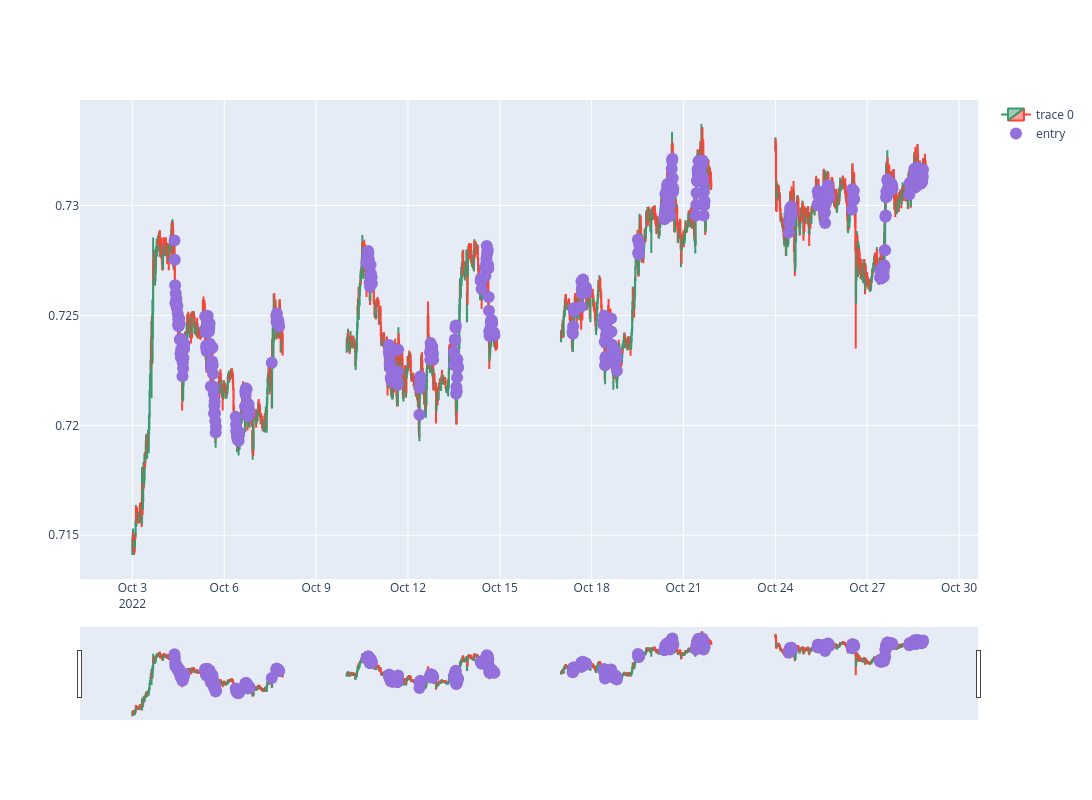

The notebook cell saved with this chart:
### Code cell
start_date_chart = '2022-10-1 00:00'
end_date_chart = '2022-10-30 00:00'
dfpl = df_m15.loc[start_date_chart : end_date_chart]#.set_index("Gmt time")

# Create a plot with 2 rows
fig = make_subplots(rows=1, cols=1)

# Add candlestick plot on the first row
fig.add_trace(go.Candlestick(x=dfpl.index,
                             open=dfpl['Open'],
                             high=dfpl['High'],
                             low=dfpl['Low'],
                             close=dfpl['Close']),
              row=1, col=1)

# Add markers for entry point m15
fig.add_trace(go.Scatter(x=dfpl.index, y=dfpl['pointpos'], mode="markers",
                         marker=dict(size=12, color="MediumPurple"),
                         name="entry"),
              row=1, col=1)

fig.update_layout(width=1500, height=800, sliders=[])
fig.show()

### Figure 1 — Plotly figure (JSON) as saved in the notebook; plotly's stock layout.template omitted (floating-point values rounded to 4 significant figures; data arrays with more than 128 entries replaced by an {"elided": "..."} marker saying what was removed)
{"data": [{"close": {"elided": "1888 float values"}, "high": {"elided": "1888 float values"}, "low": {"elided": "1888 float values"}, "open": {"elided": "1888 float values"}, "type": "candlestick", "x": {"elided": "1888 str values"}, "xaxis": "x", "yaxis": "y"}, {"marker": {"color": "MediumPurple", "size": 12}, "mode": "markers", "name": "entry", "type": "scatter", "x": {"elided": "1888 str values"}, "xaxis": "x", "y": {"elided": "1888 float values"}, "yaxis": "y"}], "layout": {"height": 800, "width": 1500, "xaxis": {"anchor": "y", "domain": [0, 1]}, "yaxis": {"anchor": "x", "domain": [0, 1]}}}
